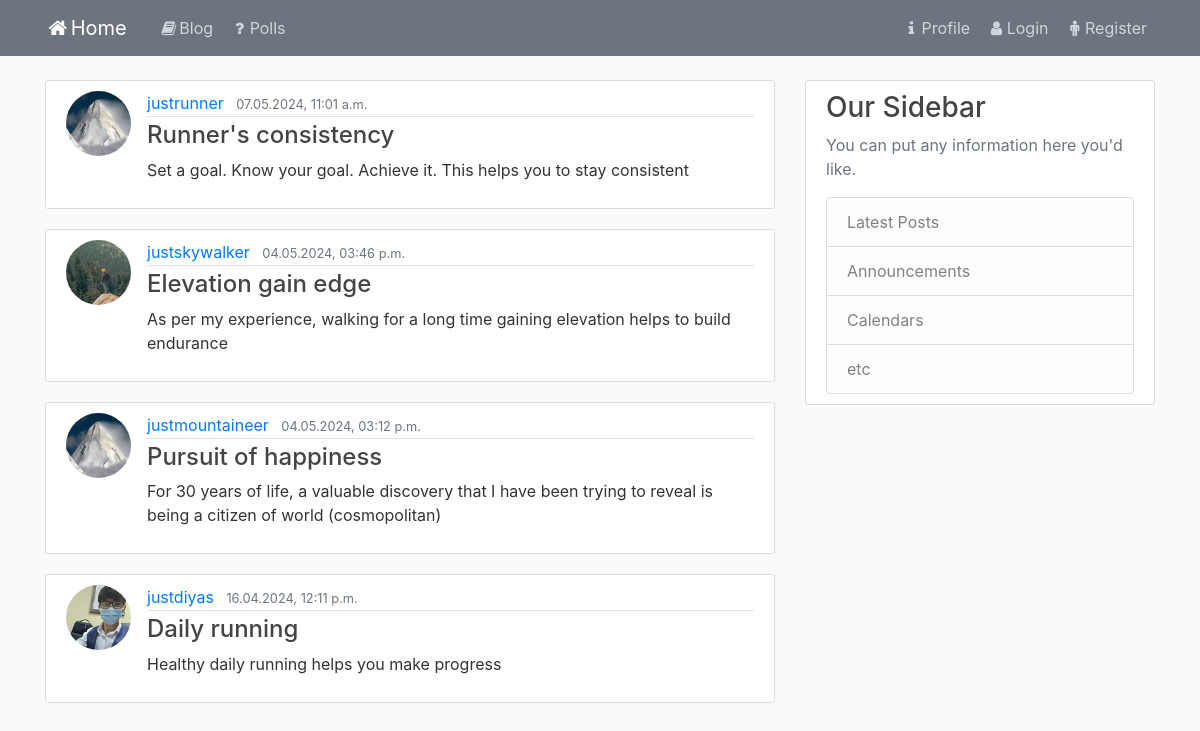
The app's page /home/blog/ with its own data.
### blog/models.py (models this page shows, shortened)
class Post(models.Model):
    title = models.CharField(max_length=100)
    author = models.ForeignKey(User, on_delete=models.CASCADE)
    content = models.TextField()
    publication_date = models.DateTimeField(default=timezone.now)

### user/models.py (models this page shows, shortened)
class Profile(models.Model):
    user = models.OneToOneField(User, on_delete=models.CASCADE)
    image = models.ImageField(default='default.jpg', upload_to='profile_pics')

### blog/views.py (the view)
# urls.py: path('blog/', views.PostListView.as_view(), name='blog-main'),
class PostListView(generic.ListView):
    template_name = 'blog/blog.html'
    queryset = Post.objects.all()
    ordering = ['-publication_date']

### blog/templates/blog/blog.html
{% extends 'blog/base_blog.html' %}
{% block content %}
    {% for post in post_list %}
        <article class="media content-section">
            <img class="rounded-circle article-img" src="{{ post.author.profile.image.url }}">
            <div class="media-body">
                <div class="article-metadata">
                    <a class="mr-2" href="#">{{ post.author }}</a>
                    <small class="text-muted">{{ post.publication_date|date:'d.m.Y, h:i a' }}</small>
                </div>
                <h4><a class="article-title" href="{% url 'blog:post-detail' post.pk %}">{{ post.title }}</a></h4>
                <p class="article-content"> {{ post.content }}</p>
            </div>
        </article>
    {% endfor %}
{% endblock content %}

### blog/static/blog/base.css (style rules this page uses)
body { background: #fafafa; color: #333333; margin-top: 5rem; }
h1, h2, h3, h4, h5, h6 { color: #444444; }
.content-section { background: #ffffff; padding: 10px 20px; border: 1px solid #dddddd; border-radius: 3px; margin-bottom: 20px; }
.article-title { color: #444444; }
.article-content { white-space: pre-line; }
.article-img { height: 65px; width: 65px; margin-right: 16px; }
.article-metadata { padding-bottom: 1px; margin-bottom: 4px; border-bottom: 1px solid #e3e3e3 }

### records on screen
Post: author.profile.image (placeholder picture), author "justrunner", publication_date "07.05.2024, 11:01 a.m.", title "Runner's consistency", content "Set a goal. Know your goal. Achieve it. This helps you to stay consistent"
Post: author.profile.image (picture), author "justskywalker", publication_date "04.05.2024, 03:46 p.m.", title "Elevation gain edge", content "As per my experience, walking for a long time gaining elevation helps to build endurance"
Post: author.profile.image (placeholder picture), author "justmountaineer", publication_date "04.05.2024, 03:12 p.m.", title "Pursuit of happiness", content "For 30 years of life, a valuable discovery that I have been trying to reveal is being a citizen of world (cosmopolitan)"
Post: author.profile.image (picture), author "justdiyas", publication_date "16.04.2024, 12:11 p.m.", title "Daily running", content "Healthy daily running helps you make progress"
